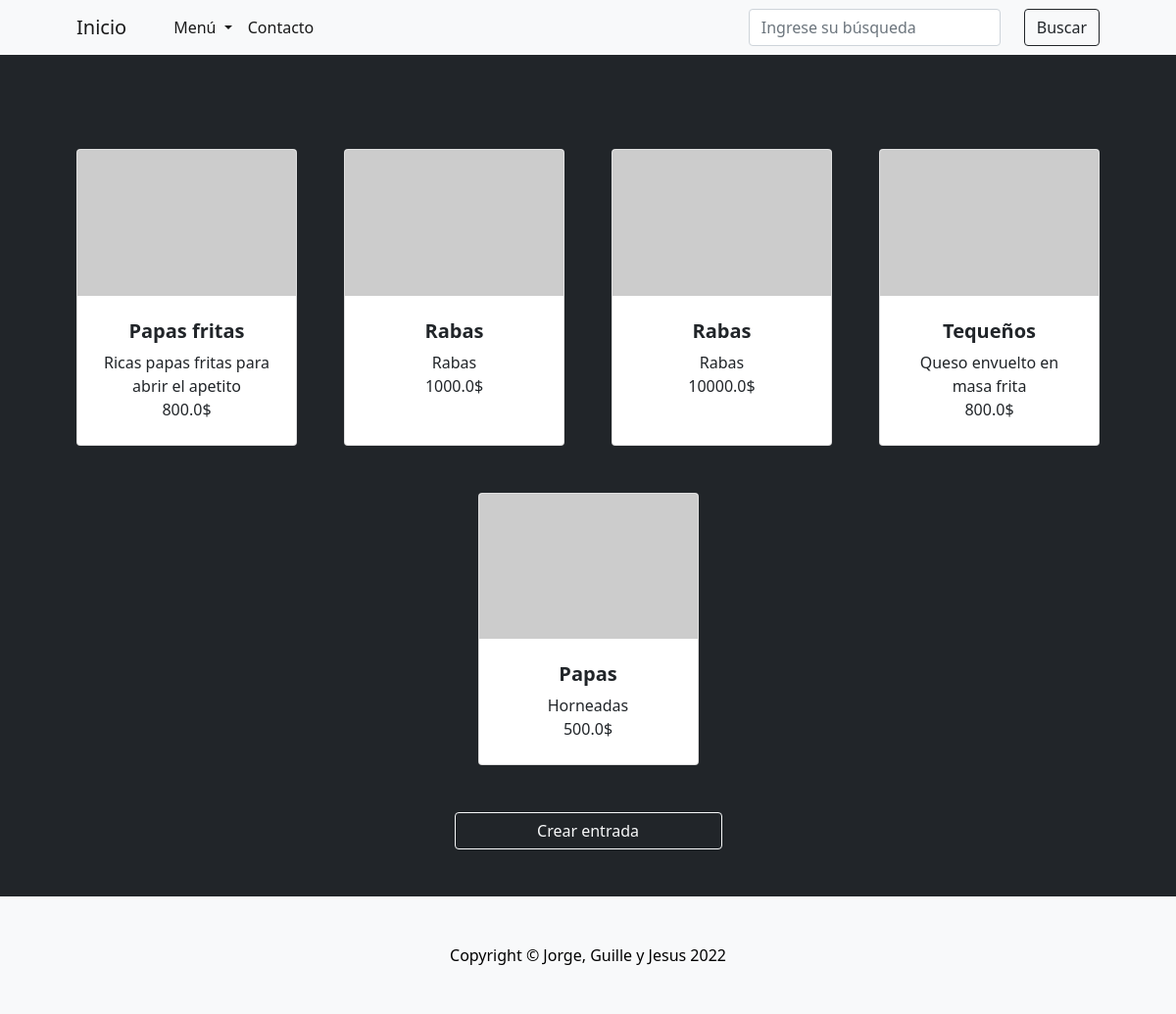
Page /entradas/ on the earlier database version.
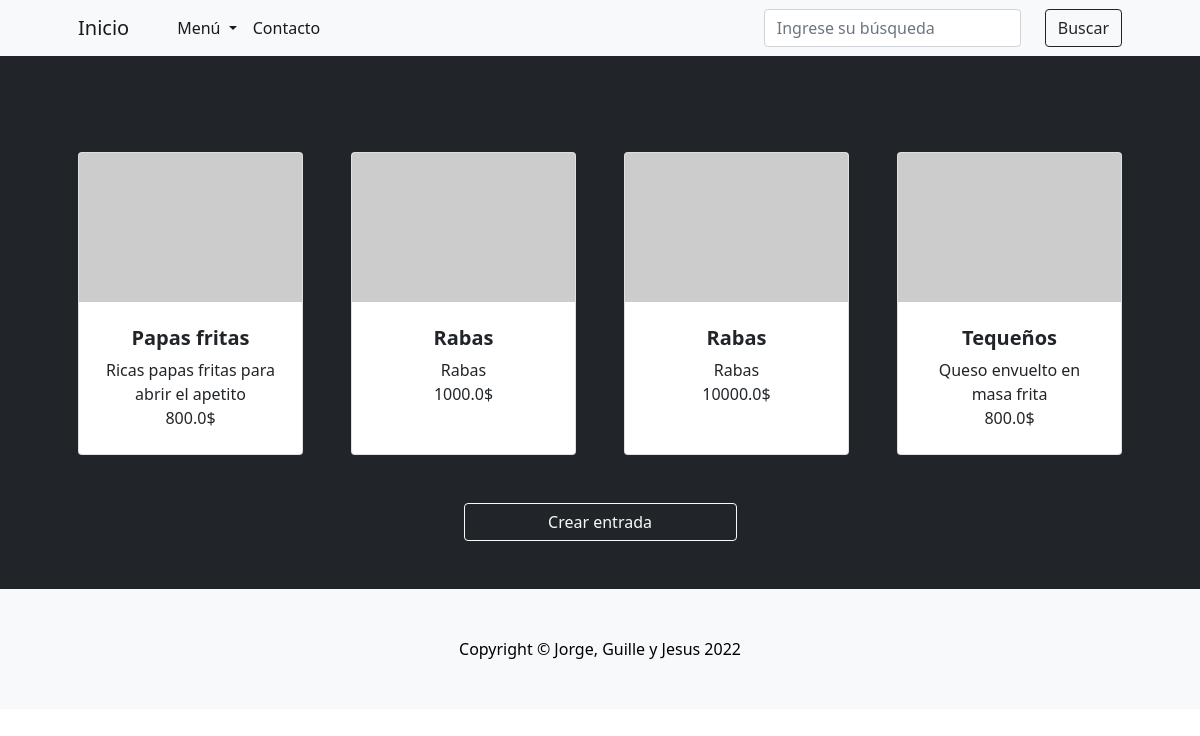
Same page on the later database version.
### entradas/models.py (models this page shows)
class Entradas(models.Model):
    nombre = models.CharField(max_length=30)
    descripcion = models.CharField(max_length=50, blank=True, null=True)
    precio = models.FloatField()
    is_active = models.BooleanField(default=True)
    class Meta:
        verbose_name = 'entrada'
        verbose_name_plural = 'entradas'

### entradas/views.py (the view)
# urls.py: path('entradas/', include('entradas.urls')),
def entradas(request):
    entradas = Entradas.objects.all()
    context = {'entradas':entradas}
    return render(request, 'entradas.html', context=context)

### RestaurantPython/templates/entradas.html
{% extends 'base.html' %}
{% block contenido %}
<section class="py-5 bg-dark">
    <div class="container px-4 px-lg-5 mt-5">
        <div class="row gx-4 gx-lg-5 row-cols-2 row-cols-md-3 row-cols-xl-4 justify-content-center">
            {% for entrada in entradas %}
            <div class="col mb-5">
                <div class="card h-100">
                    <img class="card-img-top" src="https://dummyimage.com/450x300/dee2e6/6c757d.jpg" alt="..." />
                    <div class="card-body p-4">
                        <div class="text-center">
                            <h5 class="fw-bolder">{{entrada.nombre}}</h5>
                            {{entrada.descripcion}}
                            <br>
                            {{entrada.precio}}$
                        </div>
                    </div>
                </div>
            </div>
            {% endfor %}
        </div>
        <div class="row gx-4 gx-lg-5 row-cols-2 row-cols-md-3 row-cols-xl-4 justify-content-center">
            <a class="btn btn-outline-light" aria-current="page" href="crear-entrada/">Crear entrada</a>
        </div>
    </div>
</section>
{% endblock %}

Differences in the rows shown:
removed Entradas: nombre "Papas", descripcion "Horneadas", precio "500.0"
